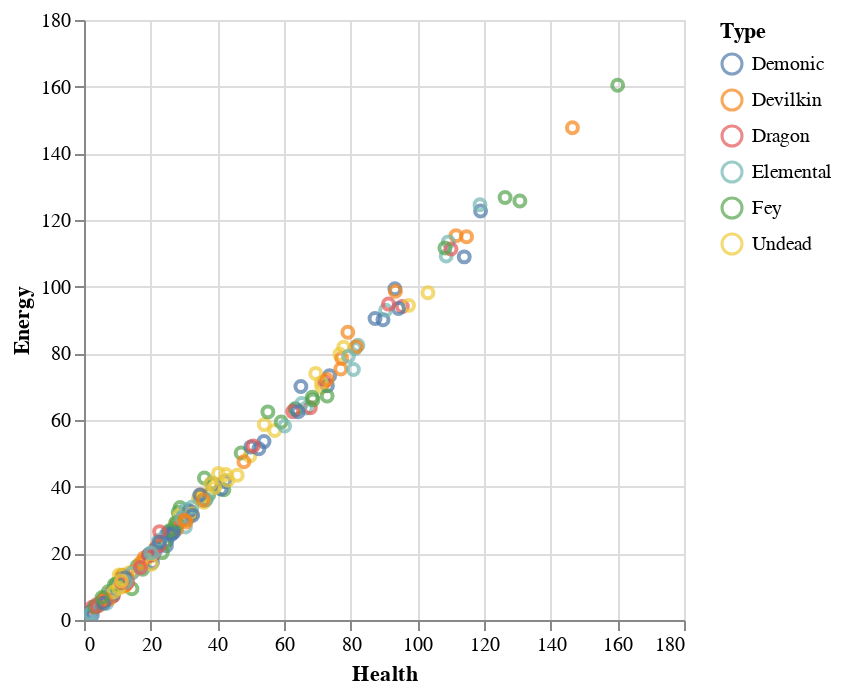

Notebook cell for this chart:
### Code cell
# create a altair chart
chart = alt.Chart(df).mark_point().encode(
    x= 'Health',
    y= 'Energy',
    color= 'Type'
)

chart.interactive()

### Figure 1 — Vega-Lite specification as saved in the notebook (floating-point values rounded to 4 significant figures; data arrays with more than 128 entries replaced by an {"elided": "..."} marker saying what was removed)
{"$schema": "https://vega.github.io/schema/vega-lite/v5.17.0.json", "config": {"view": {"continuousHeight": 300, "continuousWidth": 300}}, "data": {"name": "data-9837398c223c0699e76195bcd30cdd8e"}, "datasets": {"data-9837398c223c0699e76195bcd30cdd8e": {"elided": "200 records"}}, "encoding": {"color": {"field": "Type", "type": "nominal"}, "x": {"field": "Health", "type": "quantitative"}, "y": {"field": "Energy", "type": "quantitative"}}, "mark": {"type": "point"}, "params": [{"bind": "scales", "name": "param_2", "select": {"encodings": ["x", "y"], "type": "interval"}}]}
